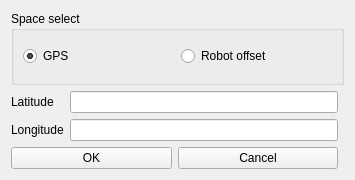
<?xml version="1.0" encoding="UTF-8"?>
<ui version="4.0">
 <class>AddWaypointDialog</class>
 <widget class="QWidget" name="AddWaypointDialog">
  <property name="geometry">
   <rect>
    <x>0</x>
    <y>0</y>
    <width>355</width>
    <height>180</height>
   </rect>
  </property>
  <property name="windowTitle">
   <string>Form</string>
  </property>
  <layout class="QGridLayout" name="gridLayout">
   <item row="4" column="0" colspan="2">
    <layout class="QHBoxLayout" name="horizontalLayout_2">
     <item>
      <widget class="QPushButton" name="btnOk">
       <property name="text">
        <string>OK</string>
       </property>
      </widget>
     </item>
     <item>
      <widget class="QPushButton" name="btnCancel">
       <property name="text">
        <string>Cancel</string>
       </property>
      </widget>
     </item>
    </layout>
   </item>
   <item row="1" column="0">
    <widget class="QLabel" name="inputLabel1">
     <property name="text">
      <string>Latitude</string>
     </property>
    </widget>
   </item>
   <item row="2" column="0">
    <widget class="QLabel" name="inputLabel2">
     <property name="text">
      <string>Longitude</string>
     </property>
    </widget>
   </item>
   <item row="2" column="1">
    <widget class="QLineEdit" name="input2"/>
   </item>
   <item row="0" column="0" colspan="3">
    <widget class="QGroupBox" name="groupBox">
     <property name="title">
      <string>Space select</string>
     </property>
     <layout class="QHBoxLayout" name="horizontalLayout">
      <item>
       <widget class="QRadioButton" name="rbtnGps">
        <property name="text">
         <string>GPS</string>
        </property>
        <property name="checked">
         <bool>true</bool>
        </property>
       </widget>
      </item>
      <item>
       <widget class="QRadioButton" name="rbtnRobot">
        <property name="text">
         <string>Robot offset</string>
        </property>
       </widget>
      </item>
     </layout>
    </widget>
   </item>
   <item row="1" column="1">
    <widget class="QLineEdit" name="input1"/>
   </item>
  </layout>
 </widget>
 <resources/>
 <connections/>
</ui>
